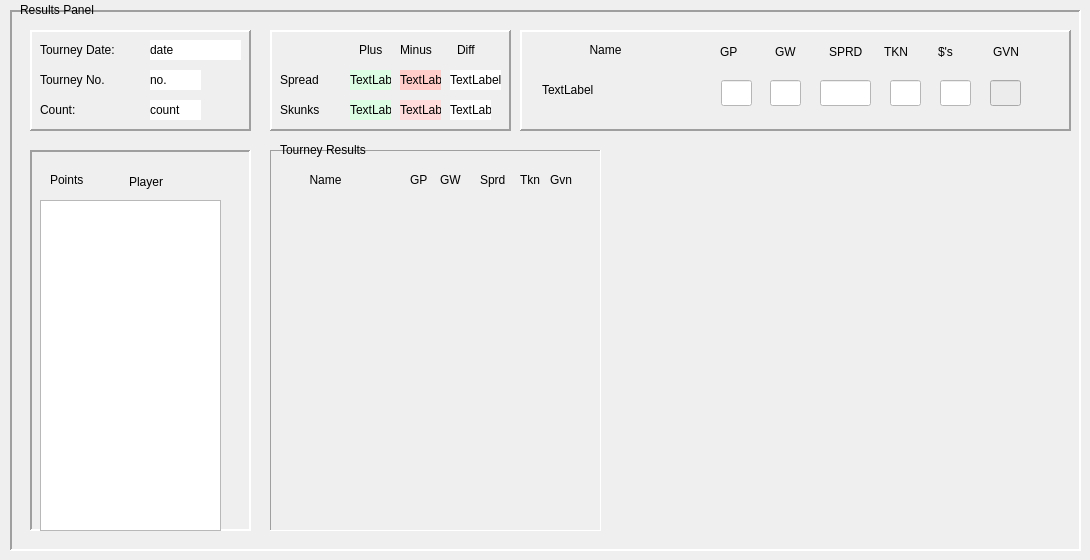
    <widget class="QWidget" name="resultsTab">
     <attribute name="title">
      <string>Results</string>
     </attribute>
     <widget class="QFrame" name="frame_8">
      <property name="geometry">
       <rect>
        <x>10</x>
        <y>10</y>
        <width>1071</width>
        <height>541</height>
       </rect>
      </property>
      <property name="frameShape">
       <enum>QFrame::Shape::Panel</enum>
      </property>
      <property name="frameShadow">
       <enum>QFrame::Shadow::Sunken</enum>
      </property>
      <property name="lineWidth">
       <number>2</number>
      </property>
      <widget class="QFrame" name="frame_9">
       <property name="geometry">
        <rect>
         <x>20</x>
         <y>20</y>
         <width>221</width>
         <height>101</height>
        </rect>
       </property>
       <property name="frameShape">
        <enum>QFrame::Shape::Panel</enum>
       </property>
       <property name="frameShadow">
        <enum>QFrame::Shadow::Raised</enum>
       </property>
       <property name="lineWidth">
        <number>2</number>
       </property>
       <widget class="QLabel" name="resultsTouneyDateLabel">
        <property name="geometry">
         <rect>
          <x>10</x>
          <y>10</y>
          <width>101</width>
          <height>20</height>
         </rect>
        </property>
        <property name="text">
         <string>Tourney Date:</string>
        </property>
       </widget>
       <widget class="QLabel" name="resultsTounryNumberLabel">
        <property name="geometry">
         <rect>
          <x>10</x>
          <y>40</y>
          <width>91</width>
          <height>20</height>
         </rect>
        </property>
        <property name="text">
         <string>Tourney No.</string>
        </property>
       </widget>
       <widget class="QLabel" name="resultsTourneyCountLabel">
        <property name="geometry">
         <rect>
          <x>10</x>
          <y>70</y>
          <width>63</width>
          <height>20</height>
         </rect>
        </property>
        <property name="text">
         <string>Count:</string>
        </property>
       </widget>
       <widget class="QLabel" name="resultsTourneyDate">
        <property name="geometry">
         <rect>
          <x>120</x>
          <y>10</y>
          <width>91</width>
          <height>20</height>
         </rect>
        </property>
        <property name="styleSheet">
         <string notr="true">background :rgb(255, 255, 255)
</string>
        </property>
        <property name="text">
         <string>date</string>
        </property>
       </widget>
       <widget class="QLabel" name="resultsTourneyNumber">
        <property name="geometry">
         <rect>
          <x>120</x>
          <y>40</y>
          <width>51</width>
          <height>20</height>
         </rect>
        </property>
        <property name="styleSheet">
         <string notr="true">background:rgb(255, 255, 255)</string>
        </property>
        <property name="text">
         <string>no.</string>
        </property>
       </widget>
       <widget class="QLabel" name="resultsTourneyCount">
        <property name="geometry">
         <rect>
          <x>120</x>
          <y>70</y>
          <width>51</width>
          <height>20</height>
         </rect>
        </property>
        <property name="styleSheet">
         <string notr="true">background:rgb(255, 255, 255)</string>
        </property>
        <property name="text">
         <string>count</string>
        </property>
       </widget>
      </widget>
      <widget class="QFrame" name="frame_10">
       <property name="geometry">
        <rect>
         <x>260</x>
         <y>20</y>
         <width>241</width>
         <height>101</height>
        </rect>
       </property>
       <property name="frameShape">
        <enum>QFrame::Shape::Panel</enum>
       </property>
       <property name="frameShadow">
        <enum>QFrame::Shadow::Raised</enum>
       </property>
       <property name="lineWidth">
        <number>2</number>
       </property>
       <widget class="QLabel" name="label_27">
        <property name="geometry">
         <rect>
          <x>89</x>
          <y>10</y>
          <width>31</width>
          <height>20</height>
         </rect>
        </property>
        <property name="text">
         <string>Plus</string>
        </property>
       </widget>
       <widget class="QLabel" name="label_28">
        <property name="geometry">
         <rect>
          <x>130</x>
          <y>10</y>
          <width>51</width>
          <height>20</height>
         </rect>
        </property>
        <property name="text">
         <string>Minus</string>
        </property>
       </widget>
       <widget class="QLabel" name="label_29">
        <property name="geometry">
         <rect>
          <x>187</x>
          <y>10</y>
          <width>31</width>
          <height>20</height>
         </rect>
        </property>
        <property name="text">
         <string>Diff</string>
        </property>
       </widget>
       <widget class="QLabel" name="label_30">
        <property name="geometry">
         <rect>
          <x>10</x>
          <y>40</y>
          <width>63</width>
          <height>20</height>
         </rect>
        </property>
        <property name="text">
         <string>Spread</string>
        </property>
       </widget>
       <widget class="QLabel" name="label_31">
        <property name="geometry">
         <rect>
          <x>10</x>
          <y>70</y>
          <width>63</width>
          <height>20</height>
         </rect>
        </property>
        <property name="text">
         <string>Skunks</string>
        </property>
       </widget>
       <widget class="QLabel" name="resultsSpreadPlus">
        <property name="geometry">
         <rect>
          <x>80</x>
          <y>40</y>
          <width>41</width>
          <height>20</height>
         </rect>
        </property>
        <property name="styleSheet">
         <string notr="true">background: rgb(220, 255, 228);

</string>
        </property>
        <property name="text">
         <string>TextLabel</string>
        </property>
       </widget>
       <widget class="QLabel" name="resultsSpreadMinus">
        <property name="geometry">
         <rect>
          <x>130</x>
          <y>40</y>
          <width>41</width>
          <height>20</height>
         </rect>
        </property>
        <property name="styleSheet">
         <string notr="true">background: rgb(255, 204, 202)</string>
        </property>
        <property name="text">
         <string>TextLabel</string>
        </property>
       </widget>
       <widget class="QLabel" name="resultsSpreadDiff">
        <property name="geometry">
         <rect>
          <x>180</x>
          <y>40</y>
          <width>51</width>
          <height>20</height>
         </rect>
        </property>
        <property name="styleSheet">
         <string notr="true">background: rgb(255, 255, 255)</string>
        </property>
        <property name="text">
         <string>TextLabel</string>
        </property>
       </widget>
       <widget class="QLabel" name="resultsSkunksPlus">
        <property name="geometry">
         <rect>
          <x>80</x>
          <y>70</y>
          <width>41</width>
          <height>20</height>
         </rect>
        </property>
        <property name="styleSheet">
         <string notr="true">background: rgb(220, 255, 228);

</string>
        </property>
        <property name="text">
         <string>TextLabel</string>
        </property>
       </widget>
       <widget class="QLabel" name="resultsSpreadMinus_2">
        <property name="geometry">
         <rect>
          <x>130</x>
          <y>70</y>
          <width>41</width>
          <height>20</height>
         </rect>
        </property>
        <property name="styleSheet">
         <string notr="true">background:rgb(255, 219, 219)</string>
        </property>
        <property name="text">
         <string>TextLabel</string>
        </property>
       </widget>
       <widget class="QLabel" name="resultsSkunksDiff">
        <property name="geometry">
         <rect>
          <x>180</x>
          <y>70</y>
          <width>41</width>
          <height>20</height>
         </rect>
        </property>
        <property name="styleSheet">
         <string notr="true">background: rgb(255, 255, 255)</string>
        </property>
        <property name="text">
         <string>TextLabel</string>
        </property>
       </widget>
      </widget>
      <widget class="QFrame" name="frame_11">
       <property name="geometry">
        <rect>
         <x>20</x>
         <y>140</y>
         <width>221</width>
         <height>381</height>
        </rect>
       </property>
       <property name="frameShape">
        <enum>QFrame::Shape::Panel</enum>
       </property>
       <property name="frameShadow">
        <enum>QFrame::Shadow::Sunken</enum>
       </property>
       <property name="lineWidth">
        <number>2</number>
       </property>
       <widget class="QListWidget" name="listWidget">
        <property name="geometry">
         <rect>
          <x>10</x>
          <y>50</y>
          <width>181</width>
          <height>331</height>
         </rect>
        </property>
       </widget>
       <widget class="QLabel" name="resultsPointsLabel">
        <property name="geometry">
         <rect>
          <x>20</x>
          <y>20</y>
          <width>41</width>
          <height>20</height>
         </rect>
        </property>
        <property name="text">
         <string>Points</string>
        </property>
       </widget>
       <widget class="QLabel" name="resultsPlayerNameLabel_2">
        <property name="geometry">
         <rect>
          <x>99</x>
          <y>22</y>
          <width>51</width>
          <height>20</height>
         </rect>
        </property>
        <property name="text">
         <string>Player</string>
        </property>
       </widget>
      </widget>
      <widget class="QFrame" name="frame_12">
       <property name="geometry">
        <rect>
         <x>260</x>
         <y>140</y>
         <width>331</width>
         <height>381</height>
        </rect>
       </property>
       <property name="frameShape">
        <enum>QFrame::Shape::Panel</enum>
       </property>
       <property name="frameShadow">
        <enum>QFrame::Shadow::Sunken</enum>
       </property>
       <widget class="QLabel" name="resultsPlayerNameLabel">
        <property name="geometry">
         <rect>
          <x>20</x>
          <y>20</y>
          <width>71</width>
          <height>20</height>
         </rect>
        </property>
        <property name="text">
         <string>Name</string>
        </property>
        <property name="alignment">
         <set>Qt::AlignmentFlag::AlignCenter</set>
        </property>
       </widget>
       <widget class="QLabel" name="label_42">
        <property name="geometry">
         <rect>
          <x>140</x>
          <y>20</y>
          <width>31</width>
          <height>20</height>
         </rect>
        </property>
        <property name="text">
         <string>GP</string>
        </property>
       </widget>
       <widget class="QLabel" name="label_43">
        <property name="geometry">
         <rect>
          <x>170</x>
          <y>20</y>
          <width>31</width>
          <height>20</height>
         </rect>
        </property>
        <property name="text">
         <string>GW</string>
        </property>
       </widget>
       <widget class="QLabel" name="label_44">
        <property name="geometry">
         <rect>
          <x>210</x>
          <y>20</y>
          <width>31</width>
          <height>20</height>
         </rect>
        </property>
        <property name="text">
         <string>Sprd</string>
        </property>
       </widget>
       <widget class="QLabel" name="label_45">
        <property name="geometry">
         <rect>
          <x>250</x>
          <y>20</y>
          <width>31</width>
          <height>20</height>
         </rect>
        </property>
        <property name="text">
         <string>Tkn</string>
        </property>
       </widget>
       <widget class="QLabel" name="label_46">
        <property name="geometry">
         <rect>
          <x>280</x>
          <y>20</y>
          <width>31</width>
          <height>20</height>
         </rect>
        </property>
        <property name="text">
         <string>Gvn</string>
        </property>
       </widget>
      </widget>
      <widget class="QFrame" name="frame_13">
       <property name="geometry">
        <rect>
         <x>510</x>
         <y>20</y>
         <width>551</width>
         <height>101</height>
        </rect>
       </property>
       <property name="frameShape">
        <enum>QFrame::Shape::Panel</enum>
       </property>
       <property name="frameShadow">
        <enum>QFrame::Shadow::Raised</enum>
       </property>
       <property name="lineWidth">
        <number>2</number>
       </property>
       <widget class="QLabel" name="resultPlayerNameLabel">
        <property name="geometry">
         <rect>
          <x>10</x>
          <y>10</y>
          <width>151</width>
          <height>20</height>
         </rect>
        </property>
        <property name="text">
         <string>Name</string>
        </property>
        <property name="alignment">
         <set>Qt::AlignmentFlag::AlignCenter</set>
        </property>
       </widget>
       <widget class="QLabel" name="resultsPlayerName">
        <property name="geometry">
         <rect>
          <x>22</x>
          <y>50</y>
          <width>171</width>
          <height>20</height>
         </rect>
        </property>
        <property name="text">
         <string>TextLabel</string>
        </property>
       </widget>
       <widget class="QLineEdit" name="resultPlayerGp">
        <property name="geometry">
         <rect>
          <x>201</x>
          <y>50</y>
          <width>31</width>
          <height>26</height>
         </rect>
        </property>
        <property name="styleSheet">
         <string notr="true">background: rgb(255, 255, 255)</string>
        </property>
       </widget>
       <widget class="QLineEdit" name="resutlPlayerGw">
        <property name="geometry">
         <rect>
          <x>250</x>
          <y>50</y>
          <width>31</width>
          <height>26</height>
         </rect>
        </property>
        <property name="styleSheet">
         <string notr="true">background:rgb(255, 255, 255)</string>
        </property>
       </widget>
       <widget class="QLineEdit" name="resultPlayerSprd">
        <property name="geometry">
         <rect>
          <x>300</x>
          <y>50</y>
          <width>51</width>
          <height>26</height>
         </rect>
        </property>
        <property name="styleSheet">
         <string notr="true">background: rgb(255, 255, 255)</string>
        </property>
       </widget>
       <widget class="QLineEdit" name="resultPlayerTkn">
        <property name="geometry">
         <rect>
          <x>370</x>
          <y>50</y>
          <width>31</width>
          <height>26</height>
         </rect>
        </property>
        <property name="styleSheet">
         <string notr="true">background: rgb(255, 255, 255)</string>
        </property>
       </widget>
       <widget class="QLineEdit" name="resultPlayerDollars">
        <property name="geometry">
         <rect>
          <x>420</x>
          <y>50</y>
          <width>31</width>
          <height>26</height>
         </rect>
        </property>
        <property name="styleSheet">
         <string notr="true">background: rgb(255, 255, 255)</string>
        </property>
       </widget>
       <widget class="QLineEdit" name="resultPlayerGiven">
        <property name="enabled">
         <bool>false</bool>
        </property>
        <property name="geometry">
         <rect>
          <x>470</x>
          <y>50</y>
          <width>31</width>
          <height>26</height>
         </rect>
        </property>
        <property name="styleSheet">
         <string notr="true">background: rgb(236, 236, 236)</string>
        </property>
       </widget>
       <widget class="QWidget" name="">
        <property name="geometry">
         <rect>
          <x>200</x>
          <y>10</y>
          <width>321</width>
          <height>23</height>
         </rect>
        </property>
        <layout class="QHBoxLayout" name="horizontalLayout_2">
         <item>
          <widget class="QLabel" name="resultGpLabel">
           <property name="text">
            <string>GP</string>
           </property>
          </widget>
         </item>
         <item>
          <widget class="QLabel" name="resultGwLabel">
           <property name="text">
            <string>GW</string>
           </property>
          </widget>
         </item>
         <item>
          <widget class="QLabel" name="resultSprdLabel">
           <property name="text">
            <string>SPRD</string>
           </property>
          </widget>
         </item>
         <item>
          <widget class="QLabel" name="resultTknLabel">
           <property name="text">
            <string>TKN</string>
           </property>
          </widget>
         </item>
         <item>
          <widget class="QLabel" name="resultDollarLabel">
           <property name="text">
            <string>$'s</string>
           </property>
          </widget>
         </item>
         <item>
          <widget class="QLabel" name="resultGvnLabel">
           <property name="text">
            <string>GVN</string>
           </property>
          </widget>
         </item>
        </layout>
       </widget>
      </widget>
      <widget class="QLabel" name="label_40">
       <property name="geometry">
        <rect>
         <x>270</x>
         <y>130</y>
         <width>111</width>
         <height>20</height>
        </rect>
       </property>
       <property name="text">
        <string>Tourney Results</string>
       </property>
      </widget>
     </widget>
     <widget class="QLabel" name="label_14">
      <property name="geometry">
       <rect>
        <x>20</x>
        <y>0</y>
        <width>101</width>
        <height>20</height>
       </rect>
      </property>
      <property name="text">
       <string>Results Panel</string>
      </property>
     </widget>
    </widget>
